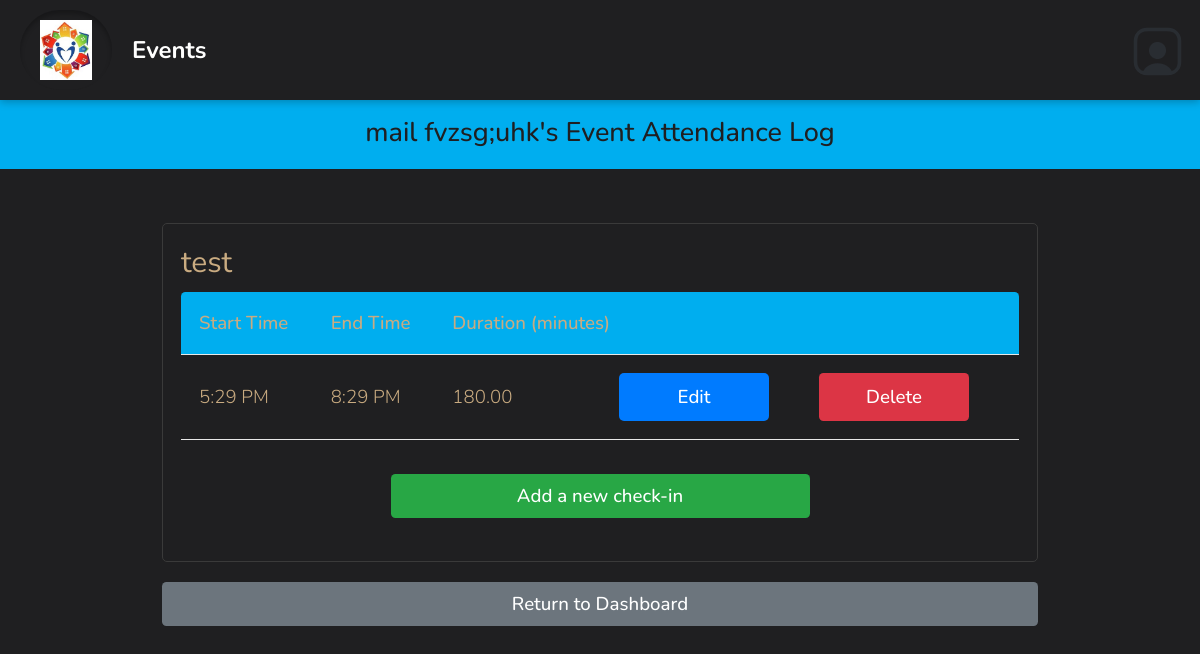
/eventList.php?username=email (signed in), run on the app's committed database.
### tables this page shows
CREATE TABLE `dbpersons` (
  `id` varchar(256) NOT NULL,
  `first_name` text NOT NULL,
  `last_name` text DEFAULT NULL,
  `phone_number` varchar(16) NOT NULL,
  `email` text DEFAULT NULL,
  `email_prefs` enum('true','false') DEFAULT NULL,
  `birthday` text DEFAULT NULL,
  `t-shirt_size` text DEFAULT NULL,
  `state` varchar(2) DEFAULT NULL,
  `city` text DEFAULT NULL,
  `street_address` text DEFAULT NULL,
  `zip_code` text DEFAULT NULL,
  `emergency_contact_first_name` text DEFAULT NULL,
  `emergency_contact_phone` varchar(16) DEFAULT NULL,
  `emergency_contact_relation` text DEFAULT NULL,
  `archived` tinyint(1) DEFAULT NULL,
  `password` text DEFAULT NULL,
  `contact_num` varchar(255) DEFAULT 'n/a',
  `contact_method` text DEFAULT NULL,
  `type` text DEFAULT NULL,
  `status` text DEFAULT NULL,
  `photo_release` tinyint(1) DEFAULT 0,
  `community_service` tinyint(1) DEFAULT 0,
  `notes` text DEFAULT NULL
);

CREATE TABLE `dbevents` (
  `id` int(11) NOT NULL,
  `name` text NOT NULL,
  `date` char(10) NOT NULL,
  `startTime` char(5) NOT NULL,
  `endTime` char(5) NOT NULL,
  `description` text NOT NULL,
  `capacity` int(11) NOT NULL,
  `location` text DEFAULT NULL,
  `archived` tinyint(4) NOT NULL
);

CREATE TABLE `dbpersonhours` (
  `personID` varchar(256) NOT NULL,
  `eventID` int(11) NOT NULL,
  `roleID` int(11) NOT NULL,
  `start_time` timestamp NULL DEFAULT NULL,
  `end_time` timestamp NULL DEFAULT NULL
);

### database/dbPersons.php (called while the page is built, shortened)
<?php
include_once(dirname(__FILE__).'/../domain/Person.php');
function retrieve_person($id) {
    $con=connect();
    $query = "SELECT * FROM dbpersons WHERE id = '" . $id . "'";
    $result = mysqli_query($con,$query);
    $result_row = mysqli_fetch_assoc($result);
    $thePerson = make_a_person($result_row);
    return $thePerson;
}
function make_a_person($result_row) {
    $thePerson = new Person(
        $result_row['id'],
        $result_row['first_name'],
        $result_row['last_name'],
        $result_row['phone_number'],
        $result_row['email'],
        $result_row['email_prefs'],
        $result_row['birthday'],
        $result_row['t-shirt_size'],
        $result_row['state'],
        $result_row['city'],
        $result_row['street_address'],
        $result_row['zip_code'],
        $result_row['emergency_contact_first_name'],
        $result_row['emergency_contact_phone'],
        $result_row['emergency_contact_relation'],
        $result_row['archived'],
        $result_row['password'],
        $result_row['contact_num'],
        $result_row['contact_method'],
        $result_row['type'],
        $result_row['status'],
        $result_row['photo_release'],
        $result_row['community_service'],
        $result_row['notes']
        );
    return $thePerson;
}
    function get_attended_event_ids($personID) {
        $con=connect();
        $query = "SELECT DISTINCT eventID FROM dbpersonhours WHERE personID = '" .$personID. "' ORDER BY eventID DESC";
        $result = mysqli_query($con, $query);
        if ($result) {
            $rows = [];
            while ($row = mysqli_fetch_assoc($result)) {
                $rows[] = $row['eventID'];
            }
            return $rows;
        } else {
            mysqli_close($con);
            return [];
        }
    }
    function get_check_in_outs($personID, $event) {
        $con=connect();
        $query = "SELECT start_time, end_time FROM dbpersonhours WHERE personID = '" .$personID. "' and eventID = '" .$event. "' AND end_time IS NOT NULL";
        $result = mysqli_query($con, $query);
        if ($result) {
            while ($row = mysqli_fetch_assoc($result)) {
                $rows[] = $row;
            }
            return $rows;
        } else {
            mysqli_close($con);
            return [];
        }
    }

### domain/Person.php (called while the page is built, shortened)
<?php
class Person {
	private $first_name;
	private $last_name;
	function __construct(
        $id, $first_name, $last_name, $phone1, $email, $email_prefs, $birthday,
		$t_shirt_size, $state, $city, $street_address, $zip_code,
		$emergency_contact_first_name, $emergency_contact_phone, $emergency_contact_relation,
		$archived, $password, $contact_num, $contact_method, $type,
		$status, $photo_release, $community_service, $notes
		) {
        $this->first_name = $first_name;
        $this->last_name = $last_name;
    }
	function get_first_name() {
		return $this->first_name;
	}
	function get_last_name() {
		return $this->last_name;
	}
}

### database/dbEvents.php (called while the page is built, shortened)
<?php
function retrieve_event2($id) {
    $con=connect();
    $query = "SELECT * FROM dbevents WHERE id = '" . $id . "'";
    $result = mysqli_query($con,$query);
    $result_row = mysqli_fetch_assoc($result);
    return $result_row;
}

### include/output.php (called while the page is built, shortened)
<?php
    function hsc($input) {
        return htmlspecialchars($input ?? '');
    }
    function time24hTo12h($time) {
        $tempTime = explode(':', $time);
        $hour = $tempTime[0];
        $minute = $tempTime[1];
        $hour = intval($hour);
        if ($hour < 12) {
            if ($hour == 0) {
                $hour = 12;
            }
            return hsc($hour . ':' . $minute . ' AM');
        } else if ($hour > 12) {
            $hour -= 12;
        }
        return hsc($hour . ':' . $minute . ' PM');
    }
    function floatPrecision($number, $places) {
        return number_format((float)$number, $places, '.', '');
    }

### eventList.php (the view, shortened to what this page needs)
<?php
$accessLevel = 0;
if (isset($_SESSION['_id'])) {
    $accessLevel = $_SESSION['access_level'];
}
if ($accessLevel >= 2) {
    if (isset($_GET['username'])) {
        $username = $_GET['username'];
    } else {
        header('Location: editHours.php');
        die();
    }
} elseif ($accessLevel == 1) {
    if (isset($_GET['username'])) {
        header('Location: eventList.php');
        die();
    }
    $username = $_SESSION['_id'];
}
require_once('database/dbEvents.php');
require_once('database/dbPersons.php');
require_once('include/output.php');
require_once('domain/Person.php');
$event_ids = get_attended_event_ids($username);
?>
    <!DOCTYPE html>
<html lang="en">
<head>
    <?php require_once('universal.inc'); ?>
    <link rel="stylesheet" href="css/editprofile.css" type="text/css" />
</head>
<body>
    <?php require_once('header.php'); ?>
        <?php if ($accessLevel > 1) : ?>
            <?php
                $person = retrieve_person($username);
                $name = $person->get_first_name() . ' ' . $person->get_last_name() . "'s";
            ?>
            <h1><?php echo $name ?> Event Attendance Log</h1>
        <?php else : ?>
            <h1>Your Event Attendance Log</h1>
        <?php endif ?>
        <main class="general">
            <?php if (!empty($event_ids)): ?>
                <?php foreach ($event_ids as $event_id): ?>
                    <?php $event = retrieve_event2($event_id); ?>
                    <fieldset class="section-box">
                        <h2><?php echo htmlspecialchars($event['name']) ?></h2>
                        <?php $shifts = get_check_in_outs($username, $event['id']); ?>
                        <table class="general">
                            <tr>
                                <th>Start Time</th>
                                <th>End Time</th>
                                <th style="padding-right: 0;">Duration (minutes)</th>
                                <th style="width: 200px;"></th>
                                <th style="width: 200px;"></th>
                            </tr>
                            <?php foreach ($shifts as $shift): ?>
                                <tr>
                                    <?php
                                        $start_date_time = explode(' ', $shift['start_time']);
                                        $end_date_time = explode(' ', $shift['end_time']);
                                    ?>
                                    <td><?php echo time24hto12h($start_date_time[1])?></td>
                                    <td><?php echo time24hto12h($end_date_time[1])?></td>
                                    <?php
                                        $start_time = strtotime($shift['start_time']);
                                        $end_time = strtotime($shift['end_time']);
                                        $duration = ($end_time - $start_time)/60;
                                    ?>
                                    <td style="padding-right: 0;"><?php echo floatPrecision($duration, 2) ?></td>
                                    <form method="GET" action="editTimes.php">
                                        <td style="padding-left: 0; padding-right: 0;"><button type="submit" class="button edit-button" style="height:48px; width:150px;">Edit</button></td>
                                    </form>
                                    <td style="padding-left: 0; padding-right: 0;"><button class="button danger" style="height:48px; width:150px;" onclick="confirmAction('<?php echo $event['id']?>', '<?php echo $shift['start_time']?>', '<?php echo $shift['end_time']?>')">Delete</button></td>
                                </tr>
                            <?php endforeach ?>
                        </table>
                        <form method="GET" action="setTimes.php">
                            <center><button class="button success" style="width: 50%; margin: 25px;">Add a new check-in</button></center>
                        </form>
                    </fieldset>
                <?php endforeach; ?>
            <?php else: ?>
                <p class="no-events-message">No events attended by <?php echo htmlspecialchars($username); ?>.</p>
            <?php endif; ?>
            <a class="button cancel" href="index.php" style="margin-top: -.5rem">Return to Dashboard</a>
        </main>
</body>
</html>

### css/base.css (style rules this page uses)
html, body, header, main, footer, div, span, p, h1, h2, h3, h4, h5, h6, ul, ol, li, input, select, textarea, form, section, label, table, td, tr, th, form, fieldset, em, button, a { padding: 0; margin: 0; font-size: inherit; font-family: inherit; font-weight: inherit; text-decoration: none; font-style: normal; box-sizing: border-box; text-align: left; list-style-type: none; border-spacing: 0; font-weight: bold; }
:root { --page-background-color: #f5f5f7; --page-font-color: rgb(0, 74, 173); --inactive-font-color: #6b6b6b; --inactive-background-color: #eeeeee; --standout-background: #ffffff; --happy-toast-background-color: #7fa88a; --happy-toast-font-color: #ffffff; --info-toast-background-color: #e6e6e6; --info-toast-font-color: #111111; --error-toast-background-color: #c97b67; --error-toast-font-color: #ffffff; --shadow-and-border-color: #d6d6d6; --accent-color: rgb(62, 129, 50); --main-color: rgb(0, 74, 173); --secondary-accent-color: rgb(62, 129, 50); --wv-accent-color: #C9AB81; --wv-accent-foreground: #ffffff; --wv-bg-light: #ffffff; --wv-text-dark: #111111; --wv-muted-text: #6b6b6b; --calendar-event-color: #b0b0b0; --calendar-event-color-hover: var(--accent-color); --calendar-today-border: 2px solid var(--secondary-accent-color); --button-font-color: #ffffff; --button-padding: 0.5rem 1.5rem; --button-border-radius: 0.25rem; --standard-border: 1px solid #cccccc; --light-border: 1px solid var(--shadow-and-border-color); --text-field-border: 2px solid #cccccc; --cancel-button-background-color: rgb(127,127,127); --error-color: #c97b67; font-size: 18px; font-family: Montserrat; font-weight: 300; }
body { background-color: var(--page-background-color); color: var(--page-font-color); font-family: Montserrat; }
a { color: var(--main-color); }
main:not(.login):not(.calendar-view):not(.dashboard) { padding: 1rem; }
input[type=submit], .button, a.button-signup { color: var(--button-font-color); background-color: var(--main-color); padding: var(--button-padding); border: 3px solid rgba(255, 255, 255, 0.295); border-radius: var(--button-border-radius); font-weight: 500; width: 100%; transition: background-color .3s; cursor: pointer; text-align: center; }
h1 { font-size: 1.5rem; font-weight: 500; margin-bottom: 2rem; background-color: var(#C9AB81); color: var(--page-background-color); width: 100%; text-align: center; padding: 1rem; }
h2 { font-size: 1.5rem; font-weight: 500; }
.button { display: inline-block; }
button.cancel, a.cancel { background-color: var(--cancel-button-background-color); color: white; }
.section-box { background-color: var(--page-background-color); border-radius: 0.5rem; padding: 1.5rem; margin-bottom: 1rem; border: 1px solid var(--light-border); }
main.general, form.general { margin: 1rem; display: flex; flex-direction: column; gap: 0.5rem; }
main.general fieldset { padding: 1.5rem; display: flex; gap: .5rem; flex-direction: column; }
table.general { width: 100%; border-collapse: collapse; padding-bottom: 1rem; }
table.general th, table.general td { padding: 0.75rem 1rem; vertical-align: top; background-color: var(--page-background-color); border-bottom: 1px solid var(--shadow-and-border-color); color: var(--page-font-color); }
table.general td { text-align:left; vertical-align: middle; color: var(--page-font-color); }
@media only screen and (min-width: 1024px) { main.general, form.general { margin: 0rem 8rem 4rem 8rem; } }

### data on the page
dbpersons: name "mail fvzsg;uhk's"
dbevents: name "test"
dbpersonhours: start_time "5:29 PM", end_time "8:29 PM", floatPrecision($duration, 2) "180.00"
